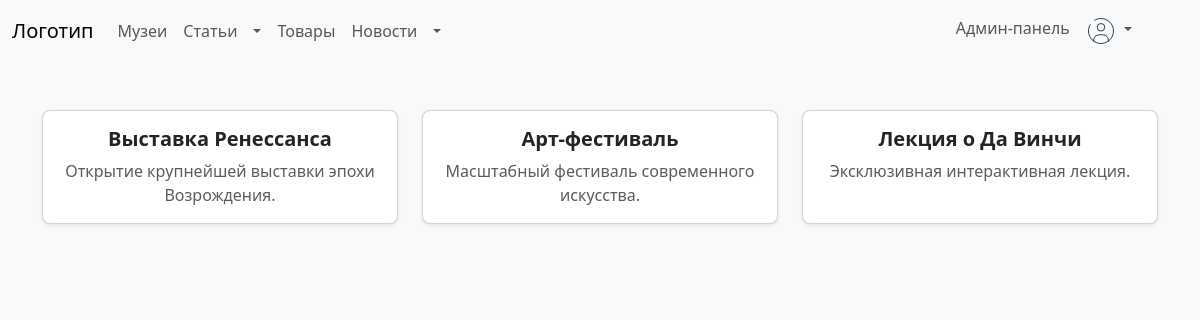
The app's page /new.php (signed in), older data.
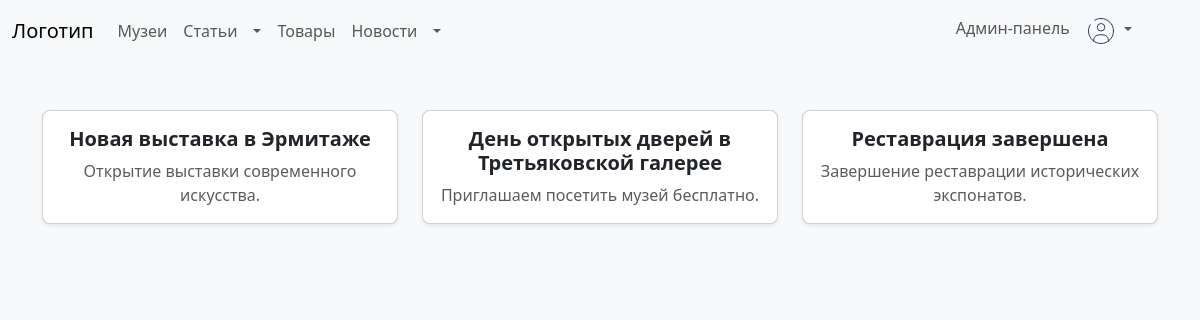
The same page, newer data.
### tables this page shows
CREATE TABLE `news` (
  `Id` int(11) NOT NULL,
  `Name` varchar(55) NOT NULL,
  `Short_desc` varchar(150) NOT NULL,
  `Full_desc` varchar(320) NOT NULL,
  `Footer_desc` varchar(150) NOT NULL,
  `Date` varchar(25) NOT NULL
);

### new.php (the view, shortened to what this page needs)
<?php include "include/header.php"; ?>
<?php
$query_museums = $pdo->prepare("SELECT * FROM news");
$query_museums->execute();
$news_query_result = $query_museums->fetchAll(PDO::FETCH_ASSOC);
?>
<body class="bg-light">
    <div class="container py-5">
        <?php if ($news_query_result): ?>
            <div class="row justify-content-center">
                <?php foreach ($news_query_result as $row): ?>
                    <div class="col-md-6 col-lg-4 mb-4">
                        <div class="card h-100 shadow-sm rounded-3">
                            <div class="card-body text-center">
                                <h5 class="card-title fw-bold"><?= htmlspecialchars($row["Name"]) ?></h5>
                                <p class="card-text text-muted"><?= htmlspecialchars($row['Short_desc']) ?></p>
                            </div>
                        </div>
                    </div>
                <?php endforeach; ?>
            </div>
        <?php else: ?>
            <p class="text-muted text-center">У нас нет новостей (</p>
        <?php endif; ?>
    </div>
</body>
<?php include "include/footer.php"; ?>

Row changes from the older to the newer data that the page shows:
removed news: Name "Выставка Ренессанса", Short_desc "Открытие крупнейшей выставки эпохи Возрождения."
removed news: Name "Арт-фестиваль", Short_desc "Масштабный фестиваль современного искусства."
removed news: Name "Лекция о Да Винчи", Short_desc "Эксклюзивная интерактивная лекция."
added news: Name "Новая выставка в Эрмитаже", Short_desc "Открытие выставки современного искусства."
added news: Name "День открытых дверей в Третьяковской галерее", Short_desc "Приглашаем посетить музей бесплатно."
added news: Name "Реставрация завершена", Short_desc "Завершение реставрации исторических экспонатов."
